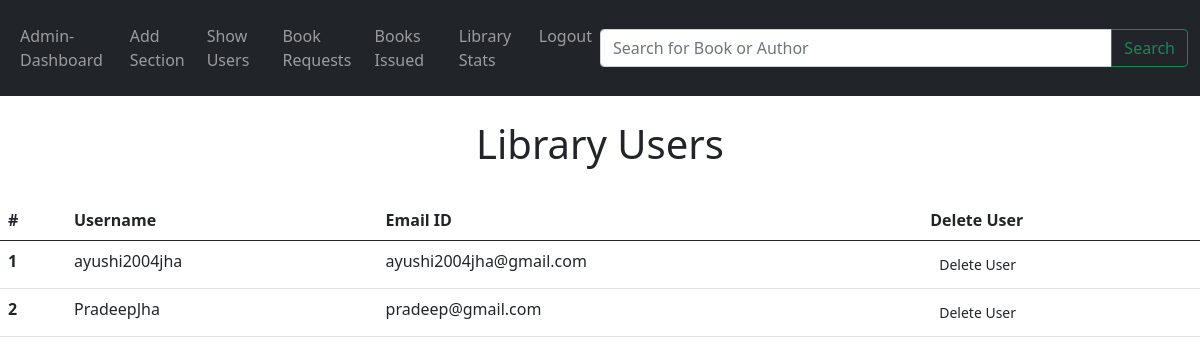
The app's page /showusers (signed in) with its own data.
### models.py (models this page shows, shortened)
class Users(db.Model, UserMixin):
    id = db.Column(db.Integer, primary_key=True)
    username = db.Column(db.String(150), unique=True)
    email = db.Column(db.String(150), unique=True)
    password = db.Column(db.String(150))
    bookrequest = db.relationship('BookRequest', back_populates='users', cascade='all, delete-orphan')

### Library/admin/routes.py (the view)
@app.route('/showusers', methods=['GET', 'POST'])
def showusers():
    if ('admin_id' in session):
        dashboard = True
        users = Users.query.all()
        return render_template("showusers.html", dashboard = dashboard, users = users)
    else:
        flash('Page access for Librarian only.', category='error')
        return redirect(url_for('login'))

### Library/templates/showusers.html (shortened to what this page needs)
{% extends 'adbase.html' %}
{% block body %}
<br><h1>Library Users</h1>
<br>
<table class="table">
    <thead>
      <tr>
        <th scope="col">#</th>
        <th scope="col">Username</th>
        <th scope="col">Email ID</th>
        <th scope="col">Delete User</th>
      </tr>
    </thead>
    <tbody>
        {% for i in users %}
        <tr>
          <th scope="row">{{loop.index}}</th>
          <td>{{i.username}}</td>
          <td>{{i.email}}</td>
          <td><a href="/removeuser/{{i.id}}" class = "btn btn outline-secondary btn-sm">Delete User</a></td>
        </tr>
      {% endfor %}
    </tbody>
  </table>
{% endblock %}

### Library/templates/showusers.html (style rules this page uses)
h1 { text-align: center; }

### records on screen
Users: username "ayushi2004jha", email "ayushi2004jha@gmail.com"
Users: username "PradeepJha", email "pradeep@gmail.com"
